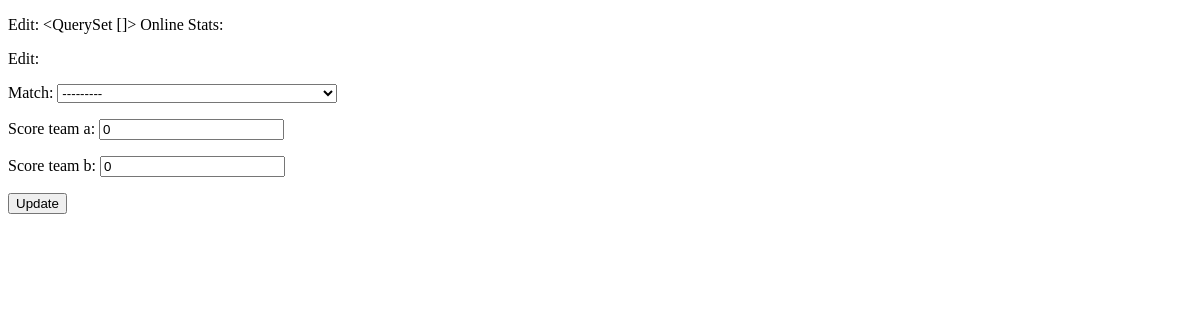
The page /stats/edit/4/ on the database as committed earlier.
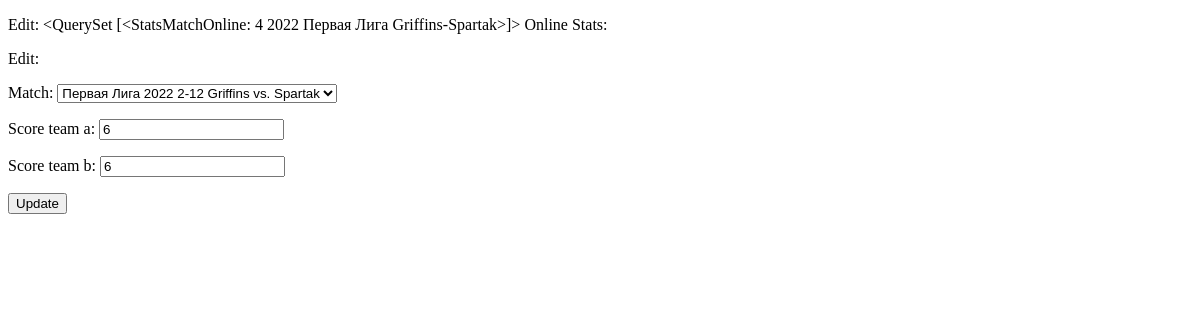
The same page on the database as committed later.
### stats/models.py (models this page shows, shortened)
class StatsMatchOnline(models.Model):
    match = models.ForeignKey(Match, on_delete=models.CASCADE, blank=False)
    score_team_a = models.IntegerField(default=0)
    score_team_b = models.IntegerField(default=0)
    def __str__(self):
        return f'{self.match.pk} {self.match.season.year} {self.match.tournament.name} ' \
               f'{self.match.team_a.name}-{self.match.team_b.name}'
    class Meta:
        verbose_name = "Match Stats Online"

### matches/models.py (models this page shows, shortened)
class Match(models.Model):
    season = models.ForeignKey(Season, on_delete=models.SET_NULL, null=True)
    tournament = models.ForeignKey(Tournament, on_delete=models.SET_NULL, null=True)
    is_playoff = models.BooleanField(name='Match Type', verbose_name='Playoff Match', default=False)
    date = models.DateField(blank=False)
    time = models.TimeField(blank=False, default='12:00:00')
    place = models.CharField(max_length=200, default='City and Stadium')
    field_length = models.IntegerField(default=90)
    team_a = models.ForeignKey(Team, on_delete=models.SET_NULL, null=True, related_name='team_a')
    team_b = models.ForeignKey(Team, on_delete=models.SET_NULL, null=True, related_name='team_b')
    def __str__(self):
        return f'{self.tournament.name} {self.season.year} ' \
               f'{self.date.day}-{self.date.month} {self.team_a.name} vs. {self.team_b.name}'
    class Meta:
        verbose_name = "Match"
        verbose_name_plural = "Matches"
        ordering = ['season', '-date']

### seasons/models.py (models this page shows, shortened)
class Season(models.Model):
    year = models.IntegerField(blank=False, default=1900)
    current_season = models.BooleanField(verbose_name='Current year', default=False)
    class Meta:
        verbose_name = "Season"
        verbose_name_plural = "Seasons"
        ordering = ['-year']

### tournaments/models.py (models this page shows, shortened)
class Tournament(models.Model):
    season = models.ManyToManyField(Season)
    name = models.CharField(max_length=100, blank=False)
    description = models.TextField(max_length=200, blank=True)
    class Meta:
        verbose_name = "Tournament"
        verbose_name_plural = "Tournament"
        ordering = ['-name']

### teams/models.py (models this page shows, shortened)
class Team(models.Model):
    name = models.CharField(max_length=250, blank=False)
    tournament = models.ForeignKey(Tournament, null=True, on_delete=models.SET_NULL)
    description = models.TextField(max_length=200, blank=True)
    class Meta:
        verbose_name = "Team"
        verbose_name_plural = "Teams"
        ordering = ['-tournament']

### stats/views.py (the view)
# urls.py: path('edit/<int:stats_match_online_id>/', stats_online_match_edit,
def stats_online_match_edit(request, stats_match_online_id):
    error = ''
    selected_online_stats_match = StatsMatchOnline.objects.filter(pk=stats_match_online_id)
    template_name = 'stats/stats_match_online_edit_page.html'
    form = EditStatsMatchOnline(request.POST or None, instance=selected_online_stats_match.first())
    if form.is_valid():
        form.save()
        return redirect('stats_match_online_list')
    else:
        error = 'Add Error'
    return render(request, template_name,
                  {
                      'form': form,
                      'selected_online_stats_match': selected_online_stats_match
                  })

### stats/forms.py
class EditStatsMatchOnline(forms.ModelForm):
    def __init__(self, *args, **kwargs):
        super().__init__(*args, **kwargs)
    class Meta:
        model = StatsMatchOnline
        fields = '__all__'

### templates/stats/stats_match_online_edit_page.html (shortened to what this page needs)
<!DOCTYPE html>
<html lang="en">
<head>
</head>
<body>
<p>
    Edit: {{ selected_online_stats_match }}
    Online Stats:
    <br>
</p>
<p>Edit:</p>
<p><form method="POST">
    {% for f in form %}
    <p><label class="form-label" for="{{ f.id_for_label }}">{{ f.label }}: </label>{{ f }}</p>
    {% endfor %}
    <button type="submit">Update</button>
    </form>
</p>
</body>
</html>

Rows that differ between the two databases and show on the page:
added StatsMatchOnline: match.name "<QuerySet [<StatsMatchOnline: 4 2022 Первая Лига Griffins-Spartak>]>", form "Первая Лига 2022 2-12 Griffins vs. Spartak" "6" "6"
Other text that changed with them:
{{ selected_online_stats_match }}: "<QuerySet []>" → (not shown)
list line gone: "0"
